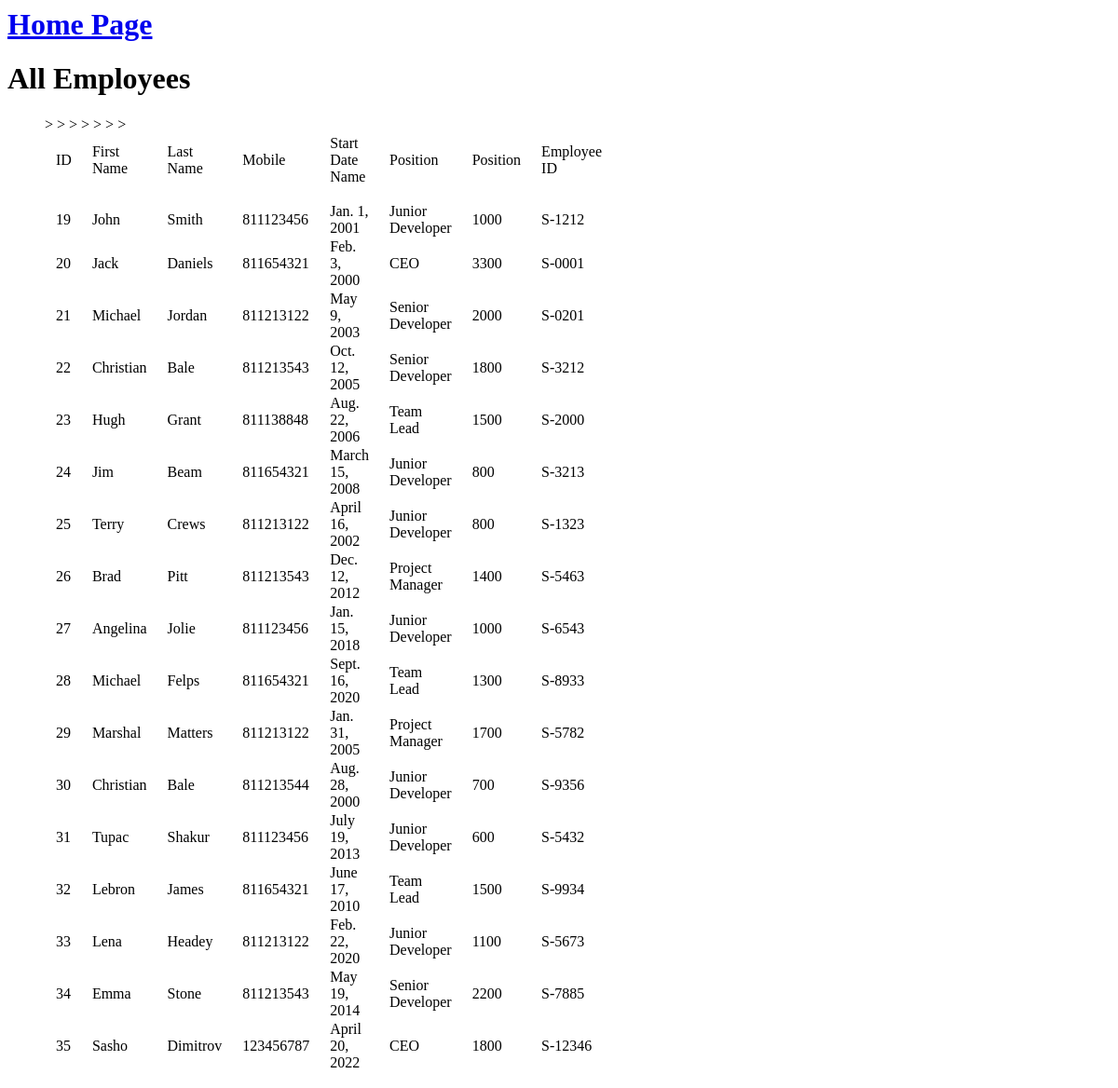
/employee/get-all-employees/, run on an earlier commit of the app's database.
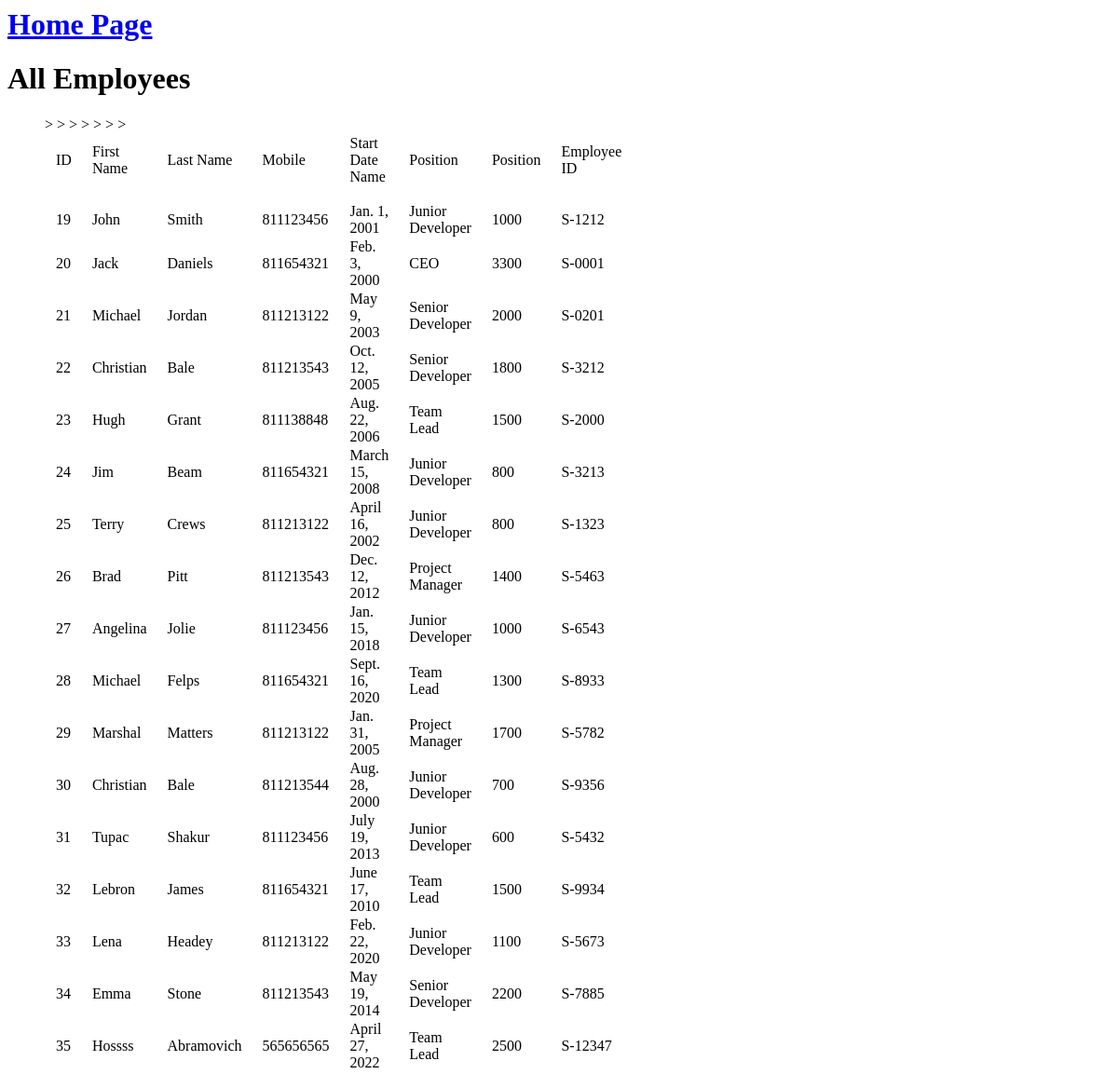
And on a later commit of the database.
### employee/models.py (models this page shows, shortened)
class Employee(models.Model):
    TYPE_CEO = 'CEO'
    TYPE_JUNIOR = 'junior_dev'
    TYPE_SENIOR = 'senior_dev'
    TYPE_LEAD = 'team_lead'
    TYPE_MANAGER = 'project_manager'
    TYPE_EMPLOYEE = 'employee'
    POSITION_TYPES = (
        (TYPE_CEO, 'CEO'),
        (TYPE_JUNIOR, 'Junior Developer'),
        (TYPE_SENIOR, 'Senior Developer'),
        (TYPE_MANAGER, 'Project Manager'),
        (TYPE_LEAD, 'Team Lead'),
        (TYPE_EMPLOYEE, 'Employee'),    # Default position, could be left empty in the DB
    )
    first_name = models.CharField(max_length=256)
    last_name = models.CharField(max_length=256)
    mobile_num = models.PositiveIntegerField()
    start_date = models.DateField()
    position = models.CharField(
        max_length=100,
        choices=POSITION_TYPES,
        default=TYPE_EMPLOYEE,
        help_text="Job position taken",
    )
    salary = models.PositiveIntegerField(default=0)
    employee_id = models.CharField(max_length=10, unique=True)

### employee/views.py (the view)
class EmployeesApi(APIView):
    renderer_classes = [TemplateHTMLRenderer]
    template_name = 'all_employees.html'
    def get(self, request):
        queryset = Employee.objects.all()
        if queryset:
            for employee in queryset:
                employee.position = POSITION_FIELD_REPRESENTATION_TABLE.get(employee.position.lower())
        return Response({'profiles': queryset})

### templates/all_employees.html (shortened to what this page needs)
{% extends 'base_t.html' %}
{% block content %}
<h1>All Employees</h1>
<ul>
    <table style="width:40%">
        <tr>
            <td> ID</td>>
            <td> First Name</td>>
            <td> Last Name</td>
            <td> Mobile</td>>
            <td> Start Date Name</td>>
            <td> Position</td>>
            <td> Position</td>>
            <td> Employee ID</td>>
        </tr>
        <tr class="blank_row"> <td></td> </tr>
        {% for profile in profiles %}
        <tr>
            <td>{{ profile.id}}</td>
            <td>{{ profile.first_name }}</td>
            <td>{{ profile.last_name }}</td>
            <td>{{ profile.mobile_num }}</td>
            <td>{{ profile.start_date }}</td>
            <td>{{ profile.position }}</td>
            <td>{{ profile.salary }}</td>
            <td>{{ profile.employee_id }}</td>
        </tr>
        {% endfor %}
    </table>
</ul>
{% endblock content %}

What changed in the data, as far as the page shows it:
changed Employee id 35: first_name "Sasho" → "Hossss"; last_name "Dimitrov" → "Abramovich"; mobile_num "123456787" → "565656565"; start_date "April 20, 2022" → "April 27, 2022"; position "CEO" → "Team Lead"; salary "1800" → "2500"; employee_id "S-12346" → "S-12347"
